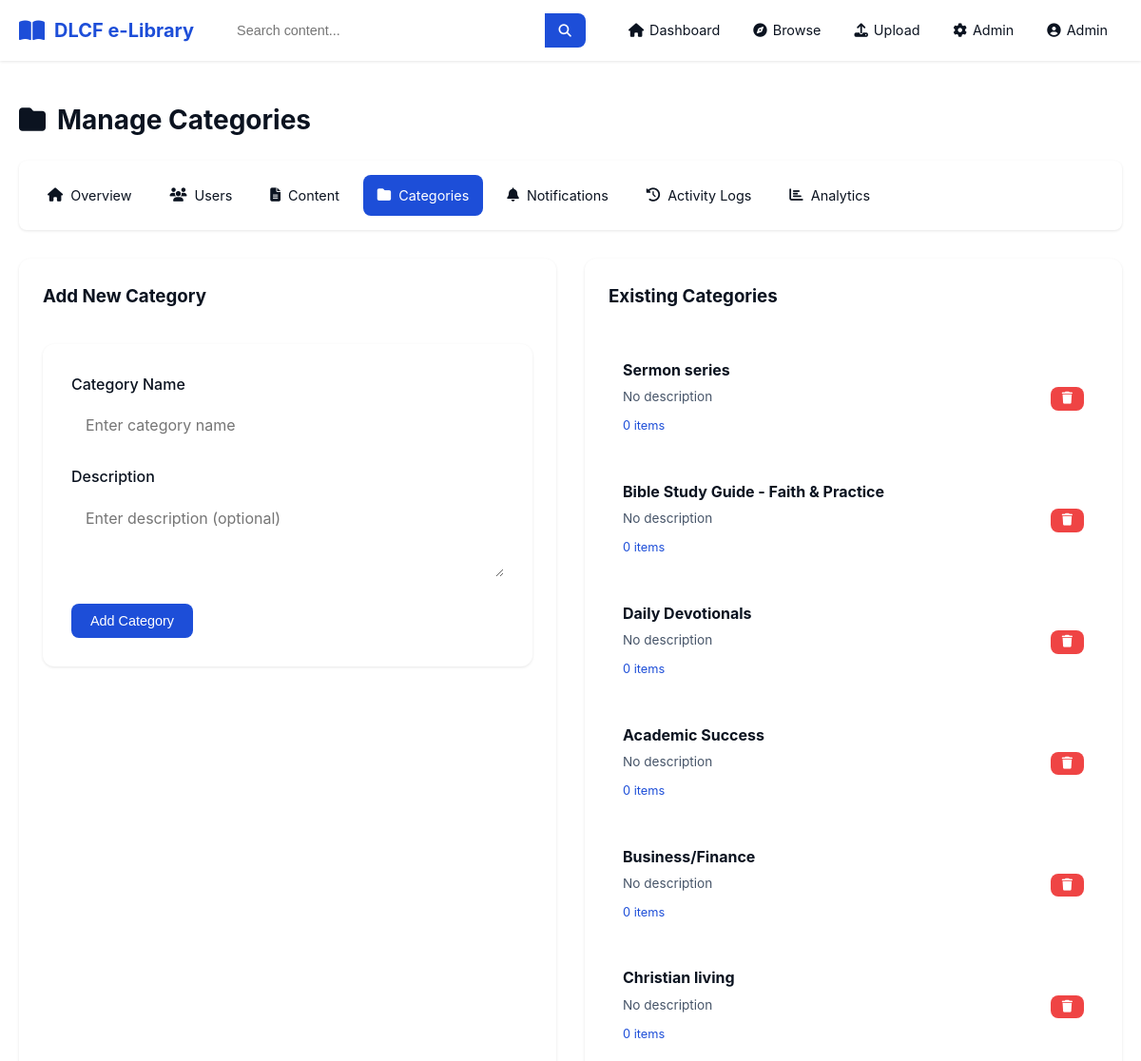
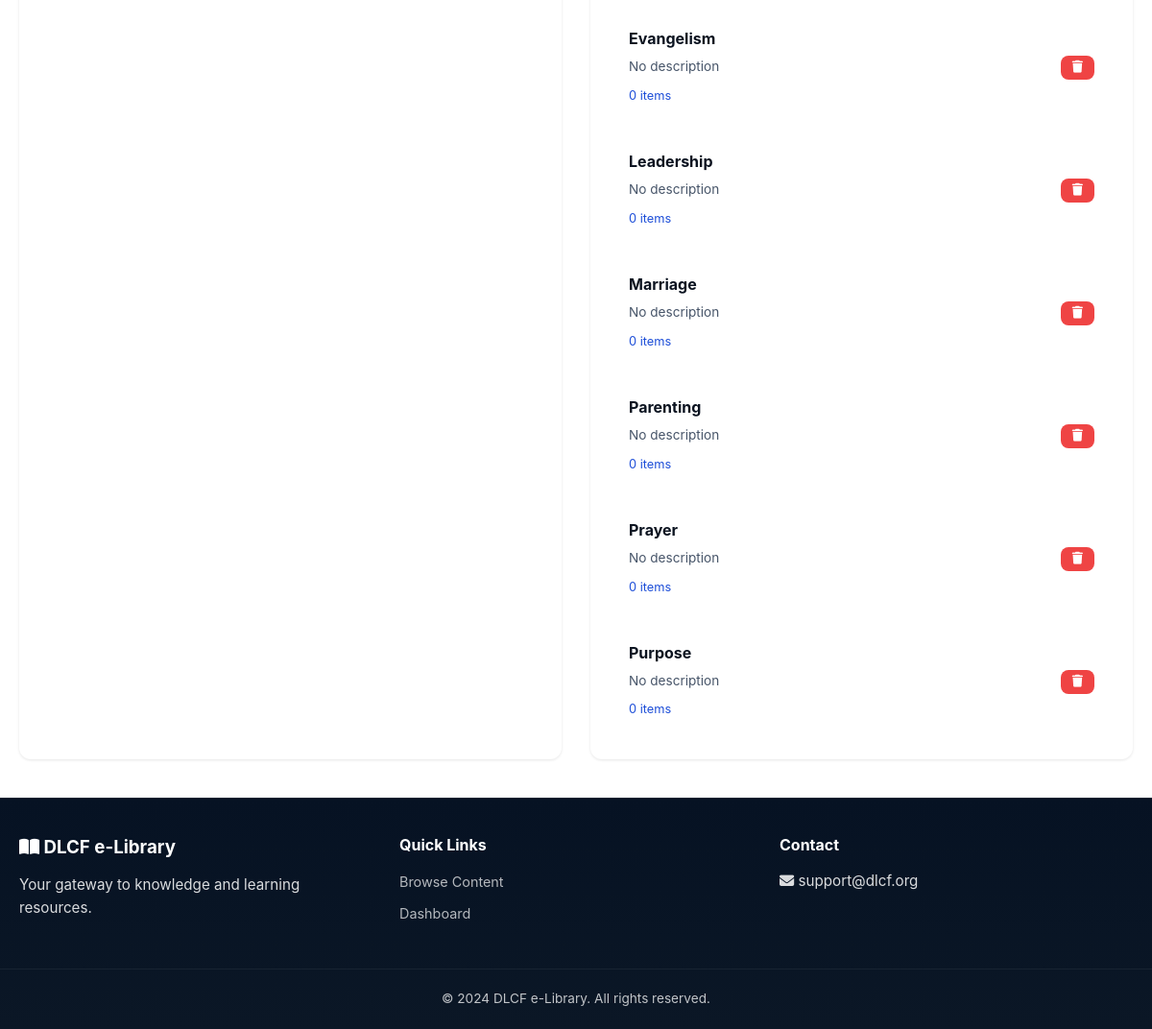
Page /admin/categories (signed in) on the committed database (2 pictures, top to bottom).
### models.py (models this page shows, shortened)
class User(UserMixin, db.Model):
    id = db.Column(db.Integer, primary_key=True)
    name = db.Column(db.String(100), nullable=False)
    email = db.Column(db.String(120), unique=True, nullable=False)
    password_hash = db.Column(db.String(255), nullable=False)
    role = db.Column(db.String(20), default='student')
    bio = db.Column(db.Text)
    profile_photo = db.Column(db.String(255))
    created_at = db.Column(db.DateTime, default=datetime.utcnow)
    is_active = db.Column(db.Boolean, default=True)
    contents = db.relationship('Content', backref='uploader', lazy='dynamic')
    activities = db.relationship('ActivityLog', backref='user', lazy='dynamic')
    notifications = db.relationship('Notification', backref='recipient', lazy='dynamic')
    def is_admin(self):
        return self.role == 'admin'
    def can_upload(self):
        return self.role in ['admin', 'teacher']

class Category(db.Model):
    id = db.Column(db.Integer, primary_key=True)
    name = db.Column(db.String(100), nullable=False, unique=True)
    description = db.Column(db.Text)
    created_at = db.Column(db.DateTime, default=datetime.utcnow)
    contents = db.relationship('Content', backref='category', lazy='dynamic')

### routes/admin.py (the view, shortened to what this page needs)
@admin_bp.route('/categories', methods=['GET', 'POST'])
@login_required
@admin_required
def categories():
    categories = Category.query.all()
    return render_template('admin/categories.html', categories=categories)

### routes/admin.py (called while the page is built)
def admin_required(f):
    @wraps(f)
    def decorated_function(*args, **kwargs):
        if not current_user.is_authenticated or not current_user.is_admin():
            flash('You do not have permission to access this page.', 'error')
            return redirect(url_for('main.dashboard'))
        return f(*args, **kwargs)
    return decorated_function

### templates/admin/categories.html (shortened to what this page needs)
{% extends "base.html" %}
{% block content %}
<div class="admin-page">
    <div class="admin-header">
        <h1><i class="fas fa-folder"></i> Manage Categories</h1>
    </div>
    <div class="admin-nav">
        <a href="{{ url_for('admin.dashboard') }}"><i class="fas fa-home"></i> Overview</a>
        <a href="{{ url_for('admin.users') }}"><i class="fas fa-users"></i> Users</a>
        <a href="{{ url_for('admin.content') }}"><i class="fas fa-file-alt"></i> Content</a>
        <a href="{{ url_for('admin.categories') }}" class="active"><i class="fas fa-folder"></i> Categories</a>
        <a href="{{ url_for('admin.notifications') }}"><i class="fas fa-bell"></i> Notifications</a>
        <a href="{{ url_for('admin.activity') }}"><i class="fas fa-history"></i> Activity Logs</a>
        <a href="{{ url_for('admin.analytics') }}"><i class="fas fa-chart-bar"></i> Analytics</a>
    </div>
    <div class="admin-content-grid">
        <div class="admin-card">
            <h3>Add New Category</h3>
            <form method="POST" class="admin-form">
                <div class="form-group">
                    <label for="name">Category Name</label>
                    <input type="text" id="name" name="name" required placeholder="Enter category name">
                </div>
                <div class="form-group">
                    <label for="description">Description</label>
                    <textarea id="description" name="description" rows="3" placeholder="Enter description (optional)"></textarea>
                </div>
                <button type="submit" class="btn btn-primary">Add Category</button>
            </form>
        </div>
        <div class="admin-card">
            <h3>Existing Categories</h3>
            <div class="category-list">
                {% for category in categories %}
                <div class="category-item">
                    <div class="category-info">
                        <h4>{{ category.name }}</h4>
                        <p>{{ category.description or 'No description' }}</p>
                        <span class="category-count">{{ category.contents.count() }} items</span>
                    </div>
                    <form method="POST" class="delete-form" onsubmit="return confirm('Delete this category?');">
                        <button type="submit" class="btn btn-sm btn-danger"><i class="fas fa-trash"></i></button>
                    </form>
                </div>
                {% else %}
                <p class="no-items">No categories yet</p>
                {% endfor %}
            </div>
        </div>
    </div>
</div>
{% endblock %}

### templates/base.html (shortened to what this page needs)
<!DOCTYPE html>
<html lang="en">
<head>
    <link rel="stylesheet" href="{{ url_for('static', filename='css/style.css') }}">
    <link rel="stylesheet" href="https://cdnjs.cloudflare.com/ajax/libs/font-awesome/6.4.0/css/all.min.css">
</head>
<body class="{% if request.endpoint == 'main.index' %}landing{% endif %}" data-endpoint="{{ request.endpoint }}">
    <nav class="navbar">
        <div class="nav-container">
            <a href="{{ url_for('main.index') }}" class="nav-logo">
                <i class="fas fa-book-open"></i>
                <span>DLCF e-Library</span>
            </a>
            {% if current_user.is_authenticated %}
            <div class="nav-search">
                <form action="{{ url_for('main.browse') }}" method="GET">
                    <input type="text" name="q" placeholder="Search content..." value="{{ request.args.get('q', '') }}">
                    <button type="submit"><i class="fas fa-search"></i></button>
                </form>
            </div>
            {% endif %}
            <ul class="nav-menu" id="navMenu">
                {% if current_user.is_authenticated %}
                <li><a href="{{ url_for('main.dashboard') }}"><i class="fas fa-home"></i> Dashboard</a></li>
                <li><a href="{{ url_for('main.browse') }}"><i class="fas fa-compass"></i> Browse</a></li>
                {% if current_user.can_upload() %}
                <li><a href="{{ url_for('content.upload') }}"><i class="fas fa-upload"></i> Upload</a></li>
                {% endif %}
                {% if current_user.is_admin() %}
                <li><a href="{{ url_for('admin.dashboard') }}"><i class="fas fa-cog"></i> Admin</a></li>
                {% endif %}
                <li class="nav-dropdown">
                    <a href="#" class="dropdown-toggle">
                        <i class="fas fa-user-circle"></i> {{ current_user.name }}
                    </a>
                </li>
                {% else %}
                <li><a href="{{ url_for('auth.login') }}"><i class="fas fa-sign-in-alt"></i> Login</a></li>
                <li><a href="{{ url_for('auth.register') }}" class="btn-nav">Register</a></li>
                {% endif %}
            </ul>
        </div>
    </nav>
    <main class="main-content">
        {% block content %}{% endblock %}
    </main>
    <footer class="footer">
        <div class="footer-content">
            <div class="footer-section">
                <h3><i class="fas fa-book-open"></i> DLCF e-Library</h3>
                <p>Your gateway to knowledge and learning resources.</p>
            </div>
            <div class="footer-section">
                <h4>Quick Links</h4>
                <ul>
                    <li><a href="{{ url_for('main.browse') }}">Browse Content</a></li>
                    <li><a href="{{ url_for('main.dashboard') }}">Dashboard</a></li>
                </ul>
            </div>
            <div class="footer-section">
                <h4>Contact</h4>
                <p><i class="fas fa-envelope"></i> support@dlcf.org</p>
            </div>
        </div>
        <div class="footer-bottom">
            <p>&copy; 2024 DLCF e-Library. All rights reserved.</p>
        </div>
    </footer>
</body>
</html>

### rows in the picture
User: name "Admin"
Category: name "Sermon series", description "No description", contents.count "0"
Category: name "Bible Study Guide - Faith & Practice", description "No description", contents.count "0"
Category: name "Daily Devotionals", description "No description", contents.count "0"
Category: name "Academic Success", description "No description", contents.count "0"
Category: name "Business/Finance", description "No description", contents.count "0"
Category: name "Christian living", description "No description", contents.count "0"
Category: name "Evangelism", description "No description", contents.count "0"
Category: name "Leadership", description "No description", contents.count "0"
Category: name "Marriage", description "No description", contents.count "0"
Category: name "Parenting", description "No description", contents.count "0"
Category: name "Prayer", description "No description", contents.count "0"
Category: name "Purpose", description "No description", contents.count "0"
